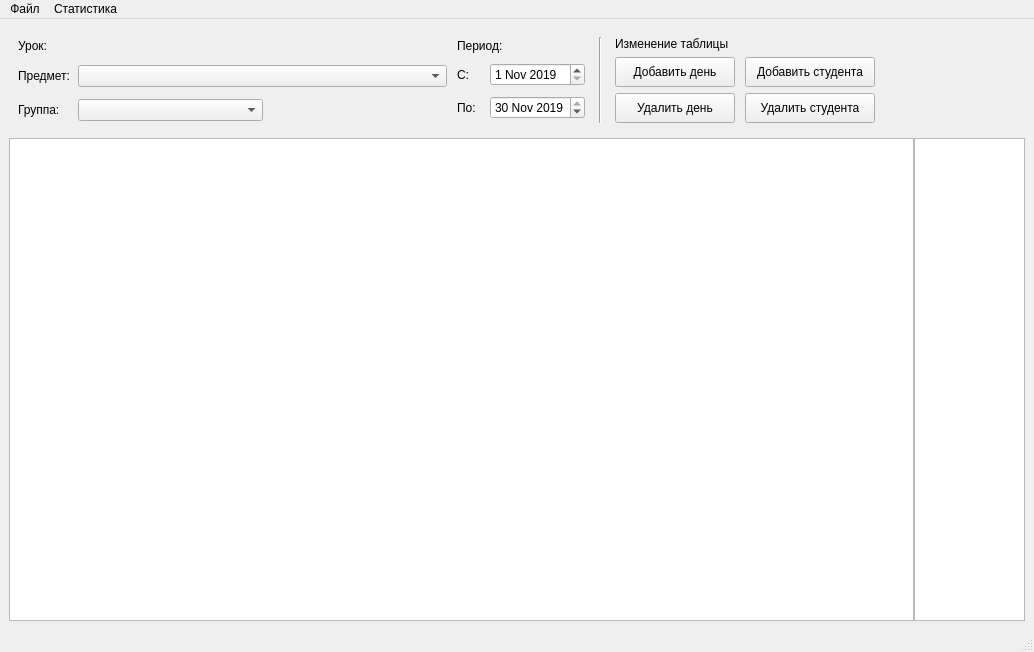
<?xml version="1.0" encoding="UTF-8"?>
<ui version="4.0">
 <class>TeacherScreen</class>
 <widget class="QMainWindow" name="TeacherScreen">
  <property name="geometry">
   <rect>
    <x>0</x>
    <y>0</y>
    <width>1034</width>
    <height>652</height>
   </rect>
  </property>
  <property name="minimumSize">
   <size>
    <width>1000</width>
    <height>650</height>
   </size>
  </property>
  <property name="windowTitle">
   <string>Имя преподавателя</string>
  </property>
  <widget class="QWidget" name="centralwidget">
   <layout class="QVBoxLayout" name="verticalLayout_3">
    <property name="sizeConstraint">
     <enum>QLayout::SetDefaultConstraint</enum>
    </property>
    <item>
     <widget class="QWidget" name="" native="true">
      <property name="sizePolicy">
       <sizepolicy hsizetype="Fixed" vsizetype="Preferred">
        <horstretch>0</horstretch>
        <verstretch>0</verstretch>
       </sizepolicy>
      </property>
      <property name="minimumSize">
       <size>
        <width>875</width>
        <height>0</height>
       </size>
      </property>
      <layout class="QHBoxLayout" name="horizontalLayout_6" stretch="8,2,0,0">
       <property name="spacing">
        <number>10</number>
       </property>
       <property name="sizeConstraint">
        <enum>QLayout::SetDefaultConstraint</enum>
       </property>
       <item>
        <layout class="QVBoxLayout" name="verticalLayout">
         <item>
          <widget class="QLabel" name="label_5">
           <property name="sizePolicy">
            <sizepolicy hsizetype="Preferred" vsizetype="Maximum">
             <horstretch>0</horstretch>
             <verstretch>0</verstretch>
            </sizepolicy>
           </property>
           <property name="text">
            <string>Урок:</string>
           </property>
          </widget>
         </item>
         <item>
          <layout class="QHBoxLayout" name="horizontalLayout_3">
           <property name="spacing">
            <number>0</number>
           </property>
           <item>
            <widget class="QLabel" name="label_3">
             <property name="sizePolicy">
              <sizepolicy hsizetype="Fixed" vsizetype="Preferred">
               <horstretch>0</horstretch>
               <verstretch>0</verstretch>
              </sizepolicy>
             </property>
             <property name="minimumSize">
              <size>
               <width>60</width>
               <height>0</height>
              </size>
             </property>
             <property name="text">
              <string>Предмет: </string>
             </property>
            </widget>
           </item>
           <item>
            <widget class="QComboBox" name="SubjectNameComboBox">
             <property name="minimumSize">
              <size>
               <width>0</width>
               <height>22</height>
              </size>
             </property>
            </widget>
           </item>
          </layout>
         </item>
         <item>
          <layout class="QHBoxLayout" name="horizontalLayout_2" stretch="0,1,1">
           <property name="spacing">
            <number>0</number>
           </property>
           <property name="sizeConstraint">
            <enum>QLayout::SetDefaultConstraint</enum>
           </property>
           <item>
            <widget class="QLabel" name="label">
             <property name="sizePolicy">
              <sizepolicy hsizetype="Fixed" vsizetype="Preferred">
               <horstretch>0</horstretch>
               <verstretch>0</verstretch>
              </sizepolicy>
             </property>
             <property name="minimumSize">
              <size>
               <width>60</width>
               <height>0</height>
              </size>
             </property>
             <property name="text">
              <string>Группа: </string>
             </property>
            </widget>
           </item>
           <item>
            <widget class="QComboBox" name="GroupNameComboBox">
             <property name="minimumSize">
              <size>
               <width>0</width>
               <height>22</height>
              </size>
             </property>
            </widget>
           </item>
           <item>
            <spacer name="horizontalSpacer">
             <property name="orientation">
              <enum>Qt::Horizontal</enum>
             </property>
             <property name="sizeType">
              <enum>QSizePolicy::Expanding</enum>
             </property>
             <property name="sizeHint" stdset="0">
              <size>
               <width>0</width>
               <height>0</height>
              </size>
             </property>
            </spacer>
           </item>
          </layout>
         </item>
        </layout>
       </item>
       <item>
        <layout class="QVBoxLayout" name="verticalLayout_2">
         <property name="spacing">
          <number>8</number>
         </property>
         <item>
          <widget class="QLabel" name="label_6">
           <property name="sizePolicy">
            <sizepolicy hsizetype="Preferred" vsizetype="Maximum">
             <horstretch>0</horstretch>
             <verstretch>0</verstretch>
            </sizepolicy>
           </property>
           <property name="text">
            <string>Период:</string>
           </property>
          </widget>
         </item>
         <item>
          <layout class="QHBoxLayout" name="horizontalLayout_4">
           <item>
            <widget class="QLabel" name="label_2">
             <property name="sizePolicy">
              <sizepolicy hsizetype="Fixed" vsizetype="Preferred">
               <horstretch>0</horstretch>
               <verstretch>0</verstretch>
              </sizepolicy>
             </property>
             <property name="minimumSize">
              <size>
               <width>25</width>
               <height>0</height>
              </size>
             </property>
             <property name="text">
              <string>С: </string>
             </property>
            </widget>
           </item>
           <item>
            <widget class="QDateEdit" name="FromDateEdit">
             <property name="minimumSize">
              <size>
               <width>0</width>
               <height>22</height>
              </size>
             </property>
             <property name="dateTime">
              <datetime>
               <hour>0</hour>
               <minute>0</minute>
               <second>0</second>
               <year>2019</year>
               <month>11</month>
               <day>1</day>
              </datetime>
             </property>
            </widget>
           </item>
          </layout>
         </item>
         <item>
          <layout class="QHBoxLayout" name="horizontalLayout_5">
           <item>
            <widget class="QLabel" name="label_4">
             <property name="sizePolicy">
              <sizepolicy hsizetype="Fixed" vsizetype="Preferred">
               <horstretch>0</horstretch>
               <verstretch>0</verstretch>
              </sizepolicy>
             </property>
             <property name="minimumSize">
              <size>
               <width>25</width>
               <height>0</height>
              </size>
             </property>
             <property name="text">
              <string>По: </string>
             </property>
            </widget>
           </item>
           <item>
            <widget class="QDateEdit" name="ToDateEdit">
             <property name="minimumSize">
              <size>
               <width>0</width>
               <height>22</height>
              </size>
             </property>
             <property name="dateTime">
              <datetime>
               <hour>0</hour>
               <minute>0</minute>
               <second>0</second>
               <year>2019</year>
               <month>11</month>
               <day>30</day>
              </datetime>
             </property>
            </widget>
           </item>
          </layout>
         </item>
        </layout>
       </item>
       <item>
        <widget class="Line" name="line">
         <property name="minimumSize">
          <size>
           <width>10</width>
           <height>0</height>
          </size>
         </property>
         <property name="orientation">
          <enum>Qt::Vertical</enum>
         </property>
        </widget>
       </item>
       <item>
        <layout class="QGridLayout" name="gridLayout">
         <property name="verticalSpacing">
          <number>6</number>
         </property>
         <item row="0" column="0" colspan="2">
          <widget class="QLabel" name="label_7">
           <property name="sizePolicy">
            <sizepolicy hsizetype="Maximum" vsizetype="Maximum">
             <horstretch>0</horstretch>
             <verstretch>0</verstretch>
            </sizepolicy>
           </property>
           <property name="text">
            <string>Изменение таблицы</string>
           </property>
          </widget>
         </item>
         <item row="1" column="0">
          <widget class="QPushButton" name="AddDayBtn">
           <property name="sizePolicy">
            <sizepolicy hsizetype="Fixed" vsizetype="Fixed">
             <horstretch>0</horstretch>
             <verstretch>0</verstretch>
            </sizepolicy>
           </property>
           <property name="minimumSize">
            <size>
             <width>120</width>
             <height>30</height>
            </size>
           </property>
           <property name="text">
            <string>Добавить день</string>
           </property>
          </widget>
         </item>
         <item row="1" column="1">
          <widget class="QPushButton" name="AddStudentBtn">
           <property name="sizePolicy">
            <sizepolicy hsizetype="Fixed" vsizetype="Fixed">
             <horstretch>0</horstretch>
             <verstretch>0</verstretch>
            </sizepolicy>
           </property>
           <property name="minimumSize">
            <size>
             <width>130</width>
             <height>30</height>
            </size>
           </property>
           <property name="text">
            <string>Добавить студента</string>
           </property>
          </widget>
         </item>
         <item row="2" column="0">
          <widget class="QPushButton" name="RemoveDayBtn">
           <property name="sizePolicy">
            <sizepolicy hsizetype="Fixed" vsizetype="Fixed">
             <horstretch>0</horstretch>
             <verstretch>0</verstretch>
            </sizepolicy>
           </property>
           <property name="minimumSize">
            <size>
             <width>120</width>
             <height>30</height>
            </size>
           </property>
           <property name="text">
            <string>Удалить день</string>
           </property>
          </widget>
         </item>
         <item row="2" column="1">
          <widget class="QPushButton" name="RemoveStudentBtn">
           <property name="sizePolicy">
            <sizepolicy hsizetype="Fixed" vsizetype="Fixed">
             <horstretch>0</horstretch>
             <verstretch>0</verstretch>
            </sizepolicy>
           </property>
           <property name="minimumSize">
            <size>
             <width>130</width>
             <height>30</height>
            </size>
           </property>
           <property name="text">
            <string>Удалить студента</string>
           </property>
          </widget>
         </item>
        </layout>
       </item>
      </layout>
     </widget>
    </item>
    <item>
     <layout class="QHBoxLayout" name="horizontalLayout">
      <property name="spacing">
       <number>0</number>
      </property>
      <item>
       <widget class="QTableView" name="MarksTable"/>
      </item>
      <item>
       <widget class="QTableView" name="AvgMarksTable">
        <property name="sizePolicy">
         <sizepolicy hsizetype="Maximum" vsizetype="Expanding">
          <horstretch>0</horstretch>
          <verstretch>0</verstretch>
         </sizepolicy>
        </property>
        <property name="maximumSize">
         <size>
          <width>111</width>
          <height>16777215</height>
         </size>
        </property>
        <property name="editTriggers">
         <set>QAbstractItemView::NoEditTriggers</set>
        </property>
        <property name="selectionMode">
         <enum>QAbstractItemView::SingleSelection</enum>
        </property>
        <attribute name="verticalHeaderVisible">
         <bool>false</bool>
        </attribute>
       </widget>
      </item>
     </layout>
    </item>
   </layout>
  </widget>
  <widget class="QMenuBar" name="menubar">
   <property name="geometry">
    <rect>
     <x>0</x>
     <y>0</y>
     <width>1034</width>
     <height>23</height>
    </rect>
   </property>
   <widget class="QMenu" name="menu">
    <property name="title">
     <string>Файл</string>
    </property>
    <addaction name="action"/>
    <addaction name="ChangeUserAction"/>
    <addaction name="ExitAction"/>
   </widget>
   <widget class="QMenu" name="menu_2">
    <property name="title">
     <string>Статистика</string>
    </property>
    <addaction name="StatisticsAction"/>
    <addaction name="AverageStatisticsAction"/>
   </widget>
   <addaction name="menu"/>
   <addaction name="menu_2"/>
  </widget>
  <widget class="QStatusBar" name="statusbar"/>
  <action name="ChangeUserAction">
   <property name="text">
    <string>Сменить пользователя</string>
   </property>
  </action>
  <action name="ExitAction">
   <property name="text">
    <string>Выйти</string>
   </property>
  </action>
  <action name="StatisticsAction">
   <property name="text">
    <string>Статистика...</string>
   </property>
  </action>
  <action name="AverageStatisticsAction">
   <property name="text">
    <string>Статистика по средним...</string>
   </property>
  </action>
  <action name="action">
   <property name="text">
    <string>Обновить таблицу</string>
   </property>
  </action>
 </widget>
 <resources/>
 <connections/>
</ui>
